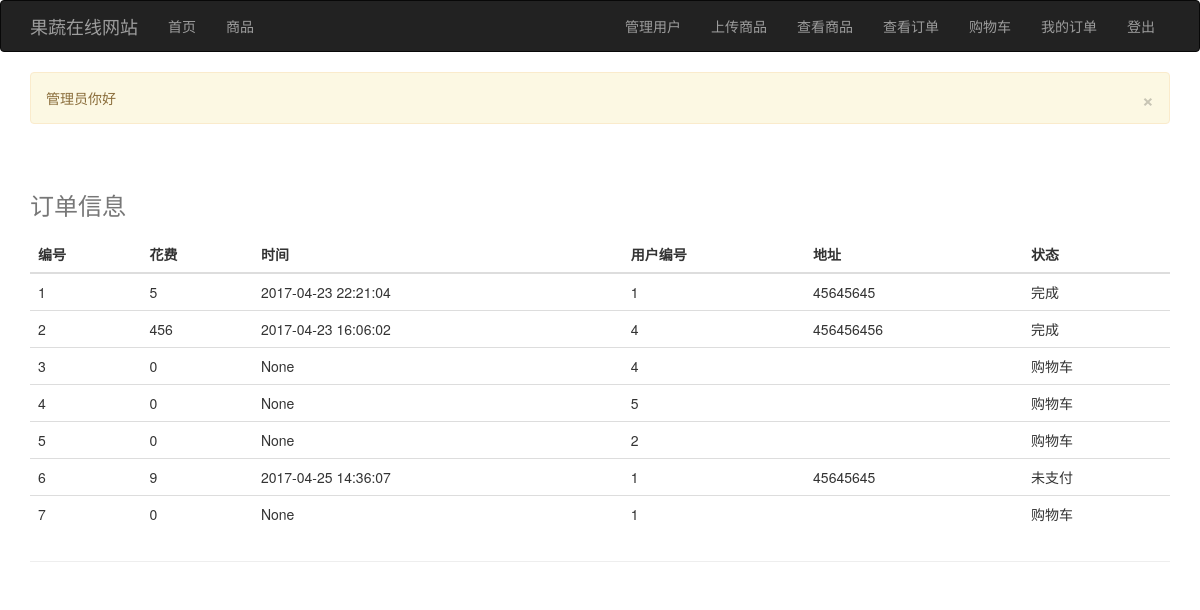
Screenshot of /admin_order (signed in) with the database file from the repository.
### app/models.py (models this page shows, shortened)
class Order(db.Model):
    id = db.Column(db.Integer, primary_key=True)
    cost = db.Column(db.Integer)
    time = db.Column(db.DateTime)
    user_id = db.Column(db.Integer, db.ForeignKey('user.id'))
    address = db.Column(db.String(30))
    status = db.Column(db.String(5))  # 订单属性:购物车,未支付,待发货,已发货,完成
    items = db.relationship('OrderItem', backref='order', lazy='dynamic')

### app/views.py (the view)
@app.route('/admin_order')
@login_required
def admin_order():
    if g.user.is_admin():
        flash("管理员你好")
    else:
        flash("不是管理员,不能进入该页面")
        return redirect(url_for('goods'))
    allorder = Order.query.filter_by().all()
    return render_template('admin_order.html',allorder=allorder)

### app/models.py (called while the page is built)
    def is_admin(self):
        return self.admin

### app/views.py (called while the page is built)
@app.before_request
def before_request():
    g.user = current_user

@lm.user_loader
def load_user(id):
    return User.query.get(int(id))

### app/templates/admin_order.html
{% extends "base.html" %}
{% block page_content %}
    <div class="page-header">
        <table class="table">
            <caption><h3>订单信息</h3></caption>
            <thead>
            <tr>
                <th>编号</th>
                <th>花费</th>
                <th>时间</th>
                <th>用户编号</th>
                <th>地址</th>
                <th>状态</th>
            </tr>
            </thead>
            <tbody>
            {% for user in allorder %}
                <tr>
                    <td>{{ user.id }}</td>
                    <td>{{ user.cost }}</td>
                    <td>{{ user.time }}</td>
                    <td>{{ user.user_id }}</td>
                    <td>{{ user.address }}</td>
                    <td>{{ user.status }}</td>
                </tr>
            {% endfor %}
            </tbody>
        </table>
    </div>
{% endblock %}

### app/templates/base.html (shortened to what this page needs)
{% extends "bootstrap/base.html" %}
{% block navbar %}
    <div class="navbar navbar-inverse" role="navigation">
        <div class="container">
            <div class="navbar-header">
                <a class="navbar-brand" href="/">果蔬在线网站</a>
            </div>
            <div class="navbar-collapse collapse">
                <ul class="nav navbar-nav">
                    <li><a href="{{ url_for('index') }}">首页</a></li>
                    <li><a href="{{ url_for('goods') }}">商品</a></li>
                </ul>
                <ul class="nav navbar-nav navbar-right">
                    {% if g.user.admin %}
                        <li><a href="{{ url_for('admin') }}">管理用户</a></li>
                        <li><a href="{{ url_for('upload') }}">上传商品</a></li>
                        <li><a href="{{ url_for('admin_fruit') }}">查看商品</a></li>
                        <li><a href="{{ url_for('admin_order') }}">查看订单</a></li>
                    {% endif %}
                    {% if g.user.is_authenticated %}
                        <li><a href="{{ url_for('buy') }}">购物车</a></li>
                        <li><a href="{{ url_for('list') }}">我的订单</a></li>
                        <li><a href="{{ url_for('logout') }}">登出</a></li>
                    {% else %}
                        <li><a href="{{ url_for('login') }}">登录</a></li>
                        <li><a href="{{ url_for('register') }}">注册</a></li>
                    {% endif %}
                </ul>
            </div>
        </div>
    </div>
{% endblock %}
{% block content %}
    <div class="container">
        {% for message in get_flashed_messages() %}
            <div class="alert alert-warning">
                <button type="button" class="close" data-dismiss="alert">&times;</button>
                {{ message }}
            </div>
        {% endfor %}
        {% block page_content %}{% endblock %}
    </div>
{% endblock %}

### rows the page displays
Order: id "1", cost "5", time "2017-04-23 22:21:04", user_id "1", address "45645645", status "完成"
Order: id "2", cost "456", time "2017-04-23 16:06:02", user_id "4", address "456456456", status "完成"
Order: id "3", cost "0", time "None", user_id "4", status "购物车"
Order: id "4", cost "0", time "None", user_id "5", status "购物车"
Order: id "5", cost "0", time "None", user_id "2", status "购物车"
Order: id "6", cost "9", time "2017-04-25 14:36:07", user_id "1", address "45645645", status "未支付"
Order: id "7", cost "0", time "None", user_id "1", status "购物车"

### other values shown
{{ message }} "管理员你好"
